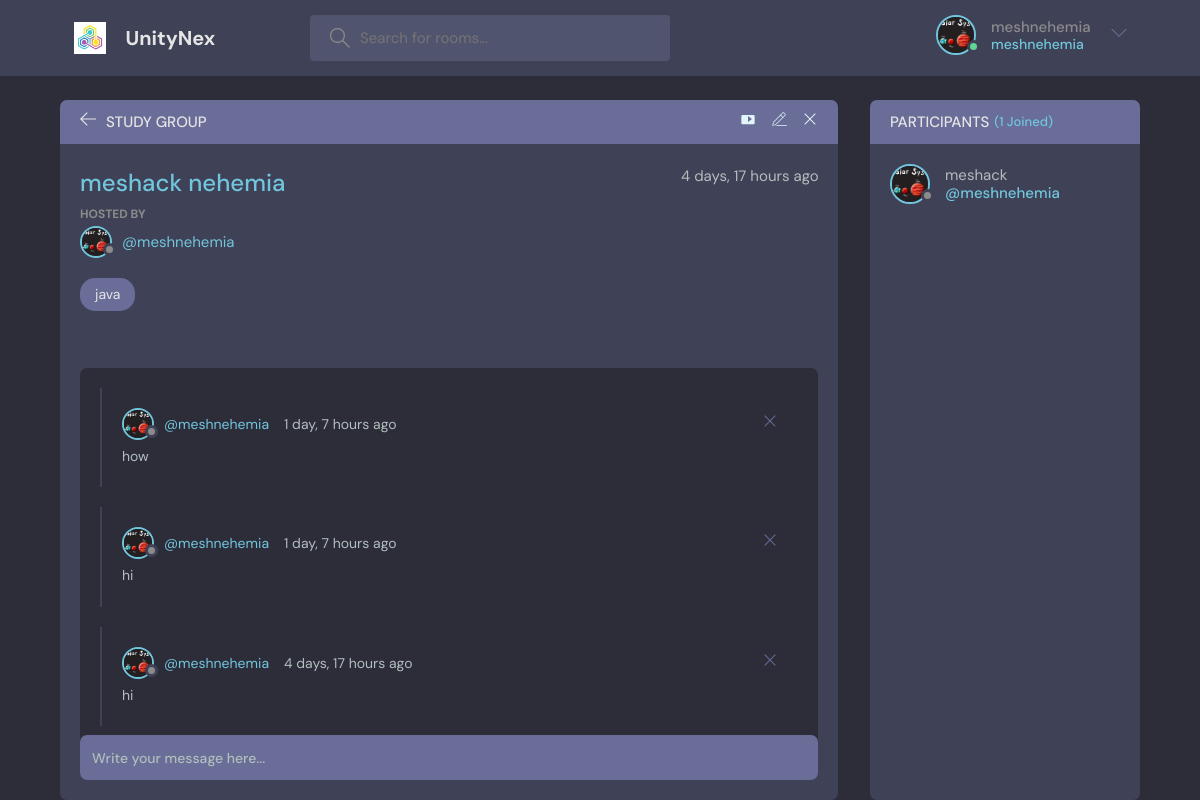
/room/4/ (signed in), run on the app's committed database.
### socialmedia/models.py (models this page shows, shortened)
class User(AbstractUser):
    name = models.CharField(max_length=200, null=True)
    email = models.EmailField(unique=True, null=True)
    bio = models.TextField(null=True)
    avator = models.ImageField(null=True, upload_to='profile/', default="profile/avatar.svg")
    USERNAME_FIELD = 'email'
    REQUIRED_FIELDS = []

class Room(models.Model):
    host = models.ForeignKey(User, on_delete=models.SET_NULL, null=True)
    topic = models.ForeignKey(Topic, on_delete=models.SET_NULL, null=True)
    name = models.CharField(max_length=200)
    description = models.TextField(null=True, blank=True)
    participants = models.ManyToManyField(User, related_name='participants', blank=True)
    updated = models.DateTimeField(auto_now=True)
    created = models.DateTimeField(auto_now_add=True)
    class Meta:
        ordering = ['-updated', '-created']

class Topic(models.Model):
    name = models.CharField(max_length=200)
    def __str__(self):
        return self.name

class Message(models.Model):
    user = models.ForeignKey(User, on_delete=models.CASCADE)
    room = models.ForeignKey(Room, on_delete=models.CASCADE)
    body = models.TextField()
    updated = models.DateTimeField(auto_now=True)
    created = models.DateTimeField(auto_now_add=True)
    class Meta:
        ordering = ['-updated', '-created']

### socialmedia/views.py (the view, shortened to what this page needs)
# urls.py: path('room/<str:pk>/', views.room, name='room'),
@login_required(login_url='login')
def room(request, pk):
    room = Room.objects.get(id=pk)
    room_messages = room.message_set.all().order_by('-created')
    participants = room.participants.all()
    context = {'rooms': room, 'room_messages': room_messages, 'participants': participants}
    return render(request, 'socialmedia/room.html', context)

### socialmedia/templates/socialmedia/room.html (shortened to what this page needs)
{% extends 'main.html' %}
{% block content %}
    <main class="profile-page layout layout--2">
        <div class="container">
            <div class="room">
                <div class="room__top">
                    <div class="room__topLeft">
                        <a href="{% url 'home' %}">
                            <svg version="1.1" xmlns="http://www.w3.org/2000/svg" width="32" height="32"
                                 viewBox="0 0 32 32">
                                <title>arrow-left</title>
                                <path
                                        d="M13.723 2.286l-13.723 13.714 13.719 13.714 1.616-1.611-10.96-10.96h27.625v-2.286h-27.625l10.965-10.965-1.616-1.607z"
                                ></path>
                            </svg>
                        </a>
                        <h3>Study Group</h3>
                    </div>
                    <div class="room__topRight">
                        <a href="{% url 'videocall' %}" class="videocalls">
                            <svg
                                    xmlns="http://www.w3.org/2000/svg"
                                    width="70"
                                    height="70"
                                    viewBox="0 0 24 24"
                            >
                                <title>Video</title>
                                <path
                                        d="M20 6H4c-1.1 0-1.99.9-1.99 2L2 18c0 1.1.89 2 1.99 2H20c1.1 0 2-.9 2-2V8c0-1.1-.9-2-2-2zm-8 10.5v-9l6 4.5-6 4.5z"
                                />
                            </svg>
                        </a>
                        {% if rooms.host == request.user %}
                            <a href="{% url 'update-room' rooms.id %}">
                            </a>
                            <a href="{% url 'delete-room' rooms.id %}">
                                <svg version="1.1" xmlns="http://www.w3.org/2000/svg" width="32" height="32"
                                     viewBox="0 0 32 32">
                                    <title>remove</title>
                                    <path
                                            d="M27.314 6.019l-1.333-1.333-9.98 9.981-9.981-9.981-1.333 1.333 9.981 9.981-9.981 9.98 1.333 1.333 9.981-9.98 9.98 9.98 1.333-1.333-9.98-9.98 9.98-9.981z"
                                    ></path>
                                </svg>
                            </a>
                        {% endif %}
                            </div>
                </div>
                <div class="room__box scroll">
                    <div class="room__header scroll">
                        <div class="room__info">
                            <h3 class="title_room">{{ rooms.name }}</h3>
                            <span>{{ rooms.created|timesince }} ago</span>
                        </div>
                        <div class="room__hosted">
                            <p>Hosted By</p>
                            <a href="{% url 'user-profile' rooms.host.id %}" class="room__author">
                                <div class="avatar avatar--small">
                                    <img src="{{ rooms.host.avator.url }}"/>
                                </div>
                                <span>@{{ rooms.host.username }}</span>
                            </a>
                        </div>
                        <span class="room__topics ">{{ rooms.topic }}</span>
                    </div>
                    <div class="room__conversation">
                        <div class="threads scroll">
                            {% for message in room_messages %}
                                <div class="thread">
                                    <div class="thread__top">
                                        <div class="thread__author">
                                            <a href="{% url 'user-profile' message.user.id %}"
                                               class="thread__authorInfo">
                                                <div class="avatar avatar--small">
                                                    <img src="{{ message.user.avator.url }}"/>
                                                </div>
                                                <span>@{{ message.user.username }}</span>
                                            </a>
                                            <span class="thread__date">{{ message.created|timesince }} ago</span>
                                        </div>
                                        {% if request.user == message.user %}
                                            <a href="{% url 'delete-message' message.id %}">
                                                <div class="thread__delete">
                                                    <svg version="1.1" xmlns="http://www.w3.org/2000/svg" width="32"
                                                         height="32" viewBox="0 0 32 32">
                                                        <title>remove</title>
                                                        <path
                                                                d="M27.314 6.019l-1.333-1.333-9.98 9.981-9.981-9.981-1.333 1.333 9.981 9.981-9.981 9.98 1.333 1.333 9.981-9.98 9.98 9.98 1.333-1.333-9.98-9.98 9.98-9.981z"
                                                        ></path>
                                                    </svg>
                                                </div>
                                            </a>
                                        {% endif %}
                                    </div>
                                    <div class="thread__details">
                                        {{ message.body }}
                                    </div>
                                </div>
                            {% endfor %}
                        </div>
                    </div>
                </div>
                <div class="room__message">
                    <form action="" method="POST">
                        <input name="body" placeholder="Write your message here..."/></form>
                </div>
            </div>
            <div class="participants">
                <h3 class="participants__top">Participants <span>({{ participants.count }} Joined)</span></h3>
                <div class="participants__list scroll">
                    {% for user in participants %}
                        <a href="{% url 'user-profile' user.id %}" class="participant">
                            <div class="avatar avatar--medium">
                                <img src="{{ user.avator.url }}"/>
                            </div>
                            <p>
                                {{ user.name }}
                                <span class="name">@{{ user.username }}</span>
                            </p>
                        </a>
                    {% endfor %}
                </div>
            </div>
        </div>
    </main>
{% endblock content %}

### templates/navbar.html (shortened to what this page needs)
{% load static %}
<header class="header header--loggedIn">
    <div class="container">
        <a href="{% url 'home' %}" class="header__logo">
            <img src="{% static 'images/icons/logo.png' %}"/>
            <h1>UnityNex</h1>
        </a>
        <form class="header__search" action="{% url 'home' %}" method="get">
            <label>
                <input type="text" name="q" placeholder="Search for rooms..."/>
            </label>
        </form>
        <nav class="header__menu">
            {% if request.user.is_authenticated %}
                <div class="header__user">
                    <a href="{% url 'user-profile' request.user.id %}">
                        <div class="avatar avatar--medium active">
                            <img src="{{ request.user.avator.url }}"/>
                        </div>
                        <p>{{ request.user.username }} <span>{{ request.user.username }}</span></p>
                    </a>
                    <button class="dropdown-button">
                        <svg version="1.1" xmlns="http://www.w3.org/2000/svg" width="32" height="32"
                             viewBox="0 0 32 32">
                            <title>chevron-down</title>
                            <path d="M16 21l-13-13h-3l16 16 16-16h-3l-13 13z"></path>
                        </svg>
                    </button>
                </div>
            {% else %}
                <a href="{% url 'login' %}">
                    <img src="{% static 'images/profilesImages/avatar.svg' %}"/>
                    <p>Login</p>
                </a>
            {% endif %}
        </nav>
    </div>
</header>

### data on the page
User: user.avator (picture), user.username "meshnehemia", avator (picture), name "meshack", username "meshnehemia"
Room: name "meshack nehemia", created "4 days, 17 hours", host.avator (picture), host.username "meshnehemia", topic "java"
Message: user.avator (picture), user.username "meshnehemia", created "1 day, 7 hours", body "how"
Message: user.avator (picture), user.username "meshnehemia", created "1 day, 7 hours", body "hi"
Message: user.avator (picture), user.username "meshnehemia", created "4 days, 17 hours", body "hi"

### other printed values
{{ participants.count }} "1"
